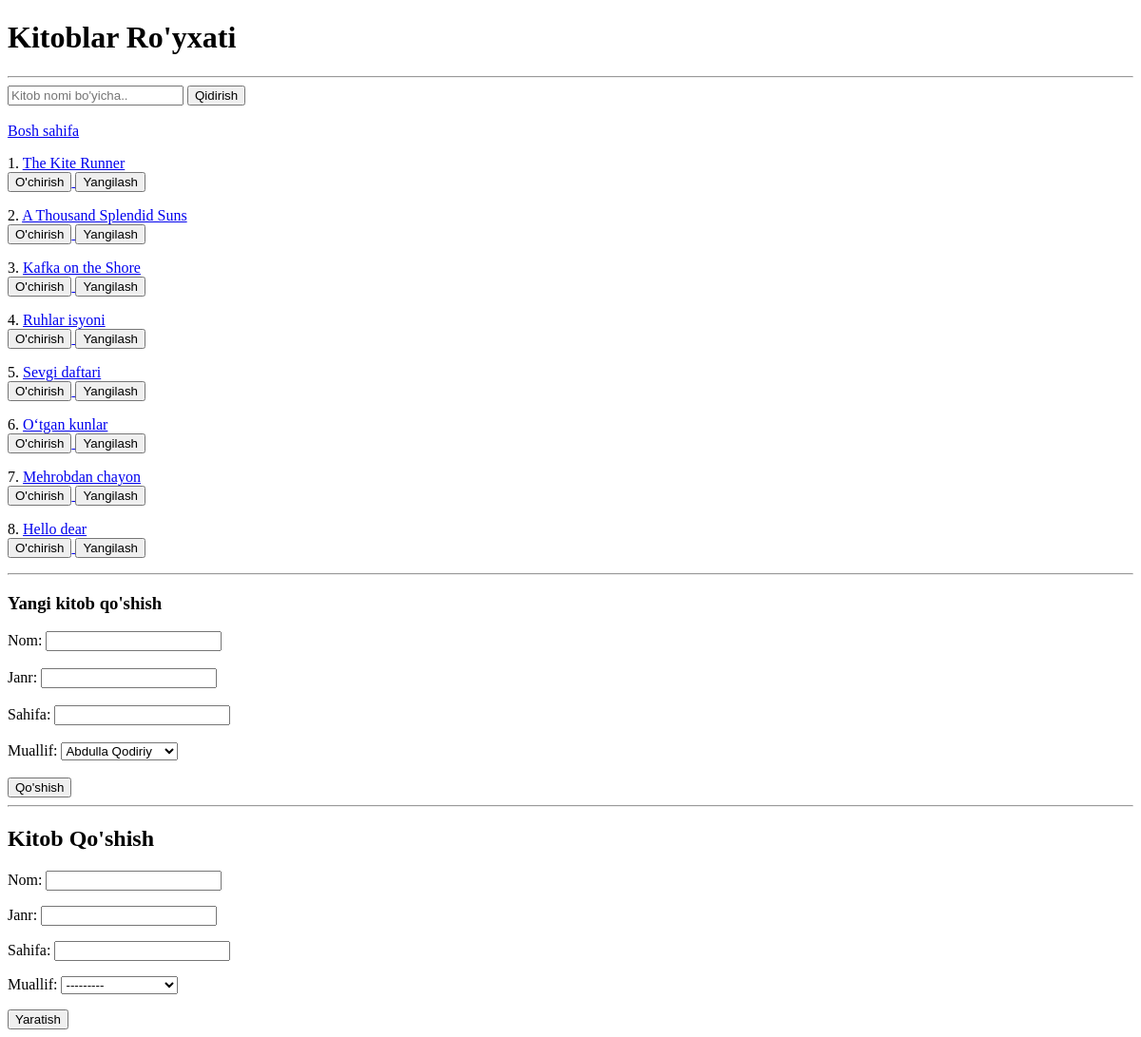
Page /kitoblar/ on the earlier database version.
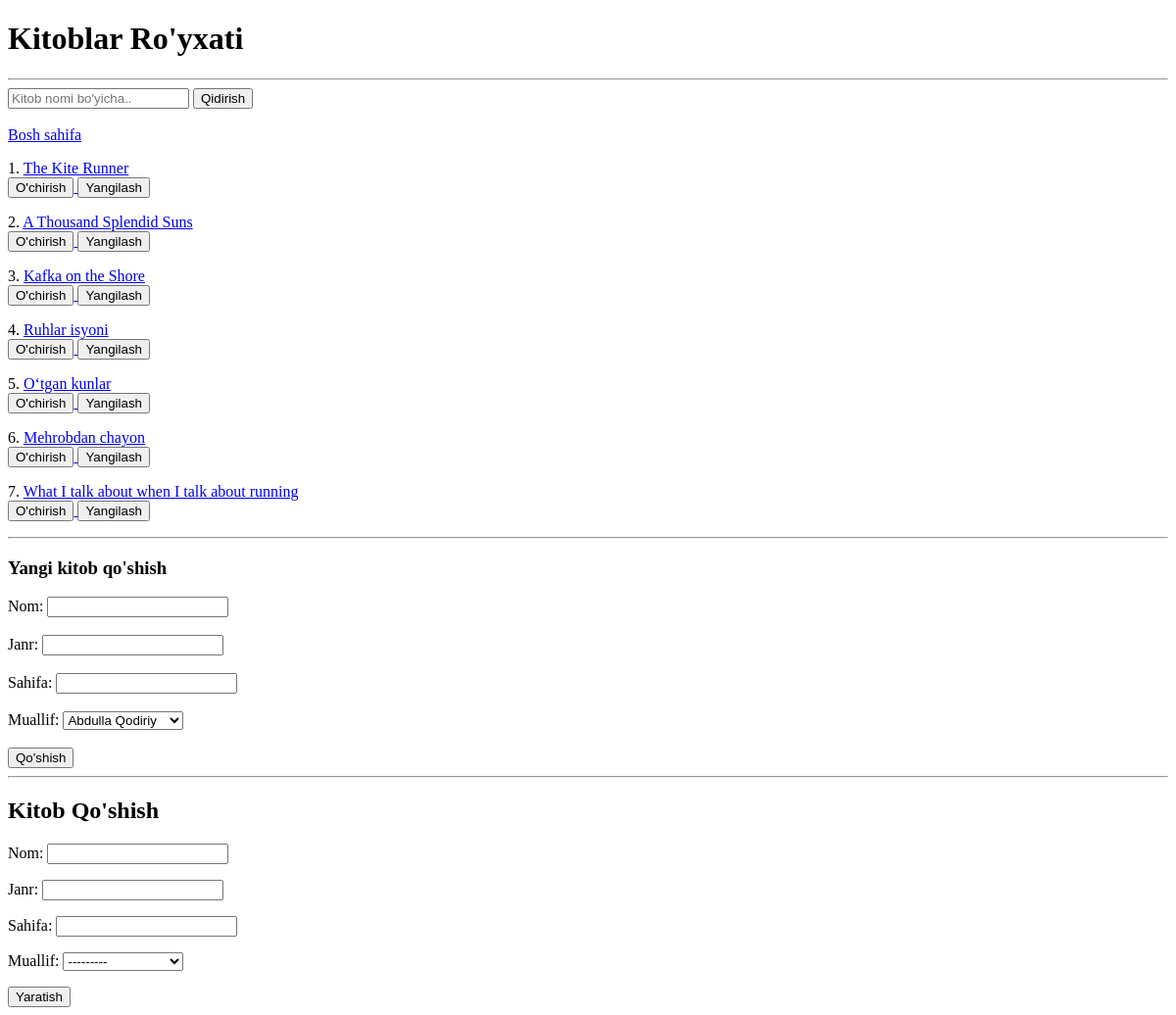
Same page on the later database version.
### main/models.py (models this page shows, shortened)
class Kitob(models.Model):
    nom = models.CharField(max_length=50)
    janr = models.CharField(max_length=50)
    sahifa = models.PositiveIntegerField()
    muallif = models.ForeignKey(Muallif, on_delete=models.CASCADE)

### main/views.py (the view)
# urls.py: path('kitoblar/', kitoblar_view, name='kitoblar'),
def kitoblar_view(request):
    kitoblar = Kitob.objects.all()
    search = request.GET.get('search')
    mualliflar = Muallif.objects.all()
    form = KitobForm()
    if request.method == "POST":
        form_data = KitobForm(request.POST)
        if form_data.is_valid():
            form_data.save()
        return redirect('kitoblar')
    if search:
        kitoblar = kitoblar.filter(nom__contains=search)
    context = {
        "kitoblar": kitoblar,
        "search": search,
        "mualliflar": mualliflar,
        'form': form,
    }
    return render(request, 'kitoblar.html', context)

### main/forms.py
class KitobForm(forms.ModelForm):
    class Meta:
        model = Kitob
        fields = "__all__"

### main/models.py (called while the page is built)
    def __str__(self):
        return self.ism

### templates/kitoblar.html (shortened to what this page needs)
<!DOCTYPE html>
<html lang="en">
<head>
</head>
<body>
    <h1>Kitoblar Ro'yxati</h1>
    <hr>
    <form>
        <input type="text" name="search" placeholder="Kitob nomi bo'yicha.." {% if search %}value="{{search}}"{% endif %}>
        <button>Qidirish</button>
    </form>
    <br>
    <a href="/">Bosh sahifa</a>
    {% for kitob in kitoblar %}
    <p>
        {{ forloop.counter }}.
        <a href="/kitoblar/{{kitob.id}}/">
            {{ kitob.nom }}
        </a>
        <br>
        <a href="/kitoblar/{{kitob.id}}/delete/">
            <button>O'chirish</button>
        </a>
        <a href="/kitoblar/{{kitob.id}}/update/">
            <button>Yangilash</button>
        </a>
    </p>
    {% endfor %}
    <hr>
    <h3>
        Yangi kitob qo'shish
    </h3>
    <form method="post">
        <label for="name">Nom: </label>
        <input type="text" name="nom" id="name" required>
        <br><br>
        <label for="genre">Janr: </label>
        <input type="text" name="janr" id="genre" required>
        <br><br>
        <label for="pages">Sahifa: </label>
        <input type="number" name="sahifa" id="pages" required>
        <br><br>
        <label for="author">Muallif:</label>
        <select name="muallif_id" id="author">
            {% for muallif in mualliflar %}
            <option value="{{ muallif.id }}">{{muallif.ism}}</option>
            {% endfor %}
        </select>
        <br><br>
        <button>
            Qo'shish
        </button>
    </form>
    <hr>
<h2>Kitob Qo'shish</h2>
    <from method="post">
        {{ form.as_p }}
        <button>Yaratish</button>
    </from>
</body>
</html>

Differences in the rows shown:
removed Kitob: nom "Sevgi daftari"
removed Kitob: nom "Hello dear"
added Kitob: nom "What I talk about when I talk about running"
